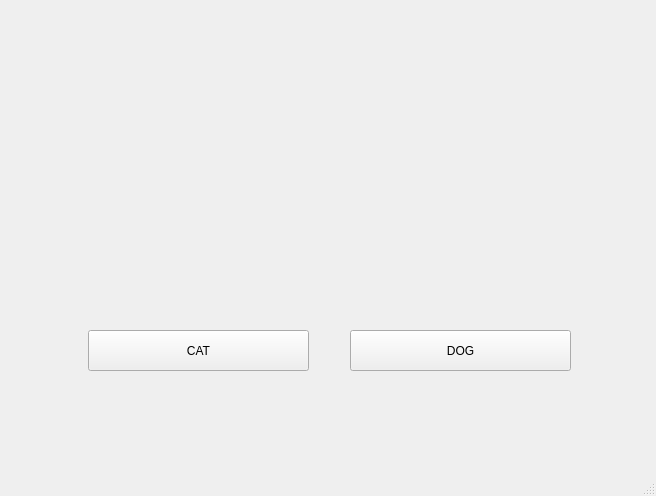
<?xml version="1.0" encoding="UTF-8"?>
<ui version="4.0">
 <class>MainWindow</class>
 <widget class="QMainWindow" name="MainWindow">
  <property name="geometry">
   <rect>
    <x>0</x>
    <y>0</y>
    <width>656</width>
    <height>496</height>
   </rect>
  </property>
  <property name="windowTitle">
   <string>MainWindow</string>
  </property>
  <widget class="QWidget" name="centralwidget">
   <widget class="QLabel" name="photo">
    <property name="geometry">
     <rect>
      <x>10</x>
      <y>10</y>
      <width>631</width>
      <height>261</height>
     </rect>
    </property>
    <property name="text">
     <string/>
    </property>
    <property name="pixmap">
     <pixmap>../../../../Users/anujb/Downloads/cat.jpg</pixmap>
    </property>
   </widget>
   <widget class="QPushButton" name="cat">
    <property name="geometry">
     <rect>
      <x>88</x>
      <y>330</y>
      <width>221</width>
      <height>41</height>
     </rect>
    </property>
    <property name="text">
     <string>CAT</string>
    </property>
   </widget>
   <widget class="QPushButton" name="dog">
    <property name="geometry">
     <rect>
      <x>350</x>
      <y>330</y>
      <width>221</width>
      <height>41</height>
     </rect>
    </property>
    <property name="text">
     <string>DOG</string>
    </property>
   </widget>
  </widget>
  <widget class="QMenuBar" name="menubar">
   <property name="geometry">
    <rect>
     <x>0</x>
     <y>0</y>
     <width>656</width>
     <height>27</height>
    </rect>
   </property>
  </widget>
  <widget class="QStatusBar" name="statusbar"/>
 </widget>
 <resources/>
 <connections/>
</ui>
